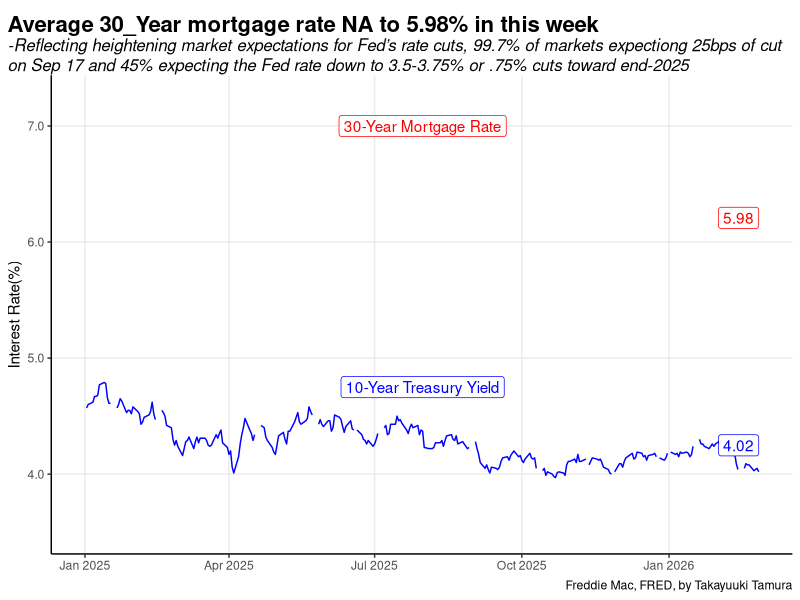

The R script that drew this image:
setwd("/Users/takayukitamura/Documents/R_Computing/rates_mortgage")
library(tidyverse)
library(scales)
library(ggtext)
library(glue)

rates_m30  <- read.csv("data/us_10y_30y.csv") %>% 
  rename(treasury10 = long_term_yield, mortgage30 = mortgage_rate)

rates_m30 <- rates_m30[-c(2786:2840), ]

df_rates <- rates_m30 %>% 
  mutate(rate_change_wow = c(NA, diff(treasury10)),
         rate_change_status = if_else(is.na(rate_change_wow), NA_character_,
                                      if_else(rate_change_wow > 0, "rose",
                                              if_else(rate_change_wow < 0, "fell", "flat"))),
         mortgage_change_wow = c(NA, diff(mortgage30)),
         mortgage_change_status = if_else(is.na(mortgage_change_wow), NA_character_,
                                          if_else(mortgage_change_wow > 0, "rose",
                                                  if_else(mortgage_change_wow < 0, "fell", "flat"))),
         latest_week = if_else(date == max(date), TRUE, FALSE)) %>% 
  mutate(date = as.Date(date))


latest_data <- df_rates %>% 
  filter(latest_week == TRUE)

latest_date <- latest_data$date

latest_treasury_rate <- latest_data$treasury10

latest_mortgage_rate <- latest_data$mortgage30

latest_treasury_rate_change <- latest_data$rate_change_wow

latest_treasury_rate_status <- latest_data$rate_change_status

latest_mortgage_rate_change <- latest_data$mortgage_change_wow

latest_mortgage_rate_status <- latest_data$mortgage_change_status

df_rates %>% 
  select(date, long_term_rate = treasury10, mortgage_rate = mortgage30) %>% 
  pivot_longer(cols = -date, names_to = "rates", values_to = "percentage") %>% 
  filter(date >= "2025-01-01") %>% 
  ggplot(aes(x = date, y = percentage, color = rates)) +
  geom_line(show.legend = FALSE) +
  annotate("label",
           x = latest_date,
           y = c(latest_mortgage_rate, latest_treasury_rate),
           label = c(latest_mortgage_rate, latest_treasury_rate),
           color = c("red", "blue"),
           vjust = -0.75,
           hjust = c(1, 1)
  ) +
  # annotate("label",
  #          x = as.Date("2018-09-18"),
  #          y = c(latest_mortgage_rate, latest_treasury_rate),
  #          label = c(latest_mortgage_rate, latest_treasury_rate),
  #          color = c("red", "blue"),
  #          vjust = -0.75,
  #          hjust = c(1, 1)
  # ) +
  annotate("label",
           x = as.Date("2025-07-31"),
           y = c(7.0, 4.75),
           label = c("30-Year Mortgage Rate",
                     "10-Year Treasury Yield"),
           color = c("red", "blue")
           ) +
  scale_y_continuous(limits = c(3.5, 7.25),
                     labels = label_comma(accuracy = 0.1)) +
  scale_color_manual(breaks = c("long_term_rate", "mortgage_rate"),
                     values = c("blue", "red")) +
  labs(x = NULL,
       y = "Interest Rate(%)",
       caption = "Freddie Mac, FRED, by Takayuuki Tamura",
       title = glue("Average 30_Year mortgage rate {latest_mortgage_rate_status} to {latest_mortgage_rate}% in this week"),
       subtitle =
       "-Reflecting heightening market expectations for Fed's rate cuts, 99.7% of markets expectiong 25bps of cut on Sep 17 and 45% expecting the Fed rate down to 3.5-3.75% or .75% cuts toward end-2025") +
  theme_classic() +
  theme(
    legend.key = element_blank(),
    legend.title = element_blank(),
    panel.grid.major = element_line(),
    plot.title.position = "plot",
    plot.title = element_textbox_simple(face = "bold", size = 16, margin = margin(t = 6, b = 1)),
    plot.subtitle = element_textbox_simple(face = "italic", size = 12)
  )
